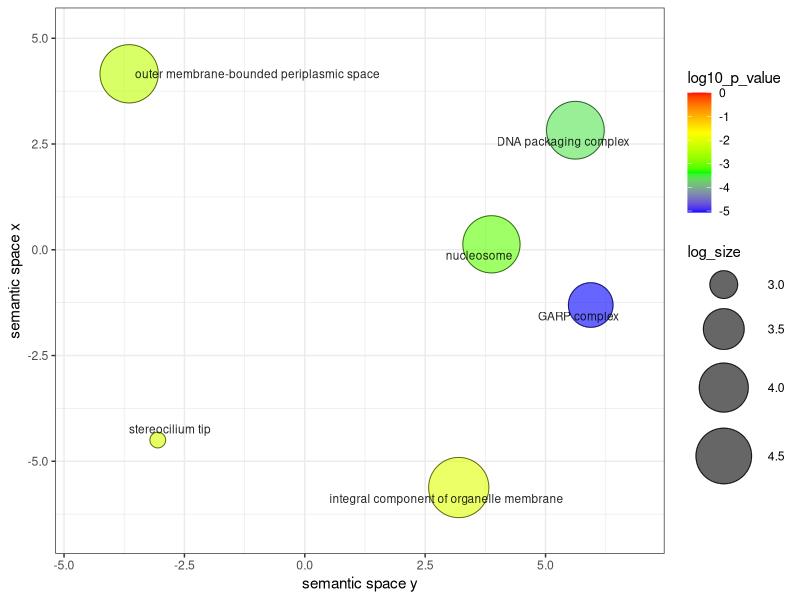
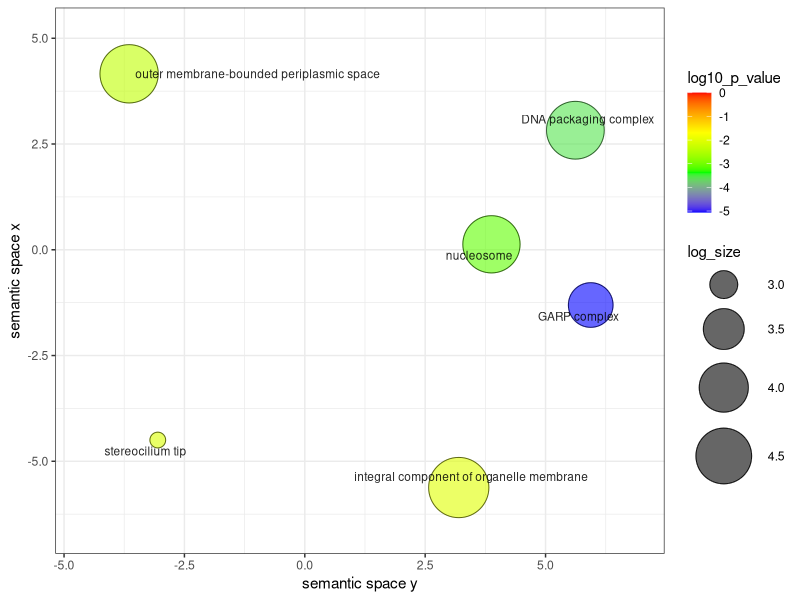

R code for these plots, in order:
# A plotting R script produced by the Revigo server at http://revigo.irb.hr/
# If you found Revigo useful in your work, please cite the following reference:
# Supek F et al. "REVIGO summarizes and visualizes long lists of Gene Ontology
# terms" PLoS ONE 2011. doi:10.1371/journal.pone.0021800
# http://revigo.irb.hr/Results.aspx?jobid=1947760782
# --------------------------------------------------------------------------
# If you don't have the ggplot2 package installed, uncomment the following line:
# install.packages( "ggplot2" );
library( ggplot2 );
library(ggrepel)
# --------------------------------------------------------------------------
# If you don't have the scales package installed, uncomment the following line:
# install.packages( "scales" );
library( scales );

# --------------------------------------------------------------------------
# Here is your data from Revigo. Scroll down for plot configuration options.

revigo.names <- c("term_ID","description","frequency","plot_X","plot_Y","log_size","log10_p_value","uniqueness","dispensability");
revigo.data <- rbind(c("GO:0000938","GARP complex",0.0257320225369714,5.93796787467011,-1.30595886616705,3.71155416825017,-5.05908659818117,0.700635343409597,0),
c("GO:0030288","outer membrane-bounded periplasmic space",0.261605562197189,-3.64857577746675,4.15970482233901,4.71865113352788,-2.36329310154063,0.999966541342005,1.951E-05),
c("GO:0032426","stereocilium tip",0.00350527551465545,-3.05333871452628,-4.49795761134402,2.84633711212981,-2.0868347495529,0.862322224416871,0.10813525),
c("GO:0031301","integral component of organelle membrane",0.390865722045753,3.19737886474152,-5.62060289917794,4.89302900027648,-2.03343889812092,0.813880785241275,0.19126039),
c("GO:0044815","DNA packaging complex",0.234023394238787,5.61942140567928,2.82606418603035,4.67026441227081,-3.57970896126773,0.787902007937123,0.25857534),
c("GO:0000786","nucleosome",0.212096670798325,3.87643641087527,0.129187807056056,4.62753994919896,-3.11606185907349,0.687806641160755,0.30323244));

one.data <- data.frame(revigo.data);
names(one.data) <- revigo.names;
one.data <- one.data [(one.data$plot_X != "null" & one.data$plot_Y != "null"), ];
one.data$plot_X <- as.numeric( as.character(one.data$plot_X) );
one.data$plot_Y <- as.numeric( as.character(one.data$plot_Y) );
one.data$log_size <- as.numeric( as.character(one.data$log_size) );
one.data$log10_p_value <- as.numeric( as.character(one.data$log10_p_value) );
one.data$frequency <- as.numeric( as.character(one.data$frequency) );
one.data$uniqueness <- as.numeric( as.character(one.data$uniqueness) );
one.data$dispensability <- as.numeric( as.character(one.data$dispensability) );
#head(one.data);


# --------------------------------------------------------------------------
# Names of the axes, sizes of the numbers and letters, names of the columns,
# etc. can be changed below

p1 <- ggplot( data = one.data );
p1 <- p1 + geom_point( aes( plot_X, plot_Y, colour = log10_p_value, size = log_size), alpha = I(0.6) ) + scale_size_area();
p1 <- p1 + scale_colour_gradientn( colours = c("blue", "green", "yellow", "red"), limits = c( min(one.data$log10_p_value), 0) );
p1 <- p1 + geom_point( aes(plot_X, plot_Y, size = log_size), shape = 21, fill = "transparent", colour = I (alpha ("black", 0.6) )) + scale_size_area();
p1 <- p1 + scale_size( range=c(5, 20)) + theme_bw(); # + scale_fill_gradientn(colours = heat_hcl(7), limits = c(-300, 0) );
ex <- one.data [ one.data$dispensability < 0.75, ];
p1 <- p1 + geom_text_repel( data = ex, aes(plot_X, plot_Y, label = description), colour = I(alpha("black", 0.85)), size = 3 );
p1 <- p1 + labs (y = "semantic space x", x = "semantic space y");
p1 <- p1 + theme(legend.key = element_blank()) ;
one.x_range = max(one.data$plot_X) - min(one.data$plot_X);
one.y_range = max(one.data$plot_Y) - min(one.data$plot_Y);
p1 <- p1 + xlim(min(one.data$plot_X)-one.x_range/10,max(one.data$plot_X)+one.x_range/10);
p1 <- p1 + ylim(min(one.data$plot_Y)-one.y_range/10,max(one.data$plot_Y)+one.y_range/10);


# --------------------------------------------------------------------------
# Output the plot to screen

p1;

# Uncomment the line below to also save the plot to a file.
# The file type depends on the extension (default=pdf).

# ggsave("/path_to_your_file/revigo-plot.pdf");
ggsave("figures/DMGs_CC_REVIGO.png", width=8, height=8, dpi=1200);
